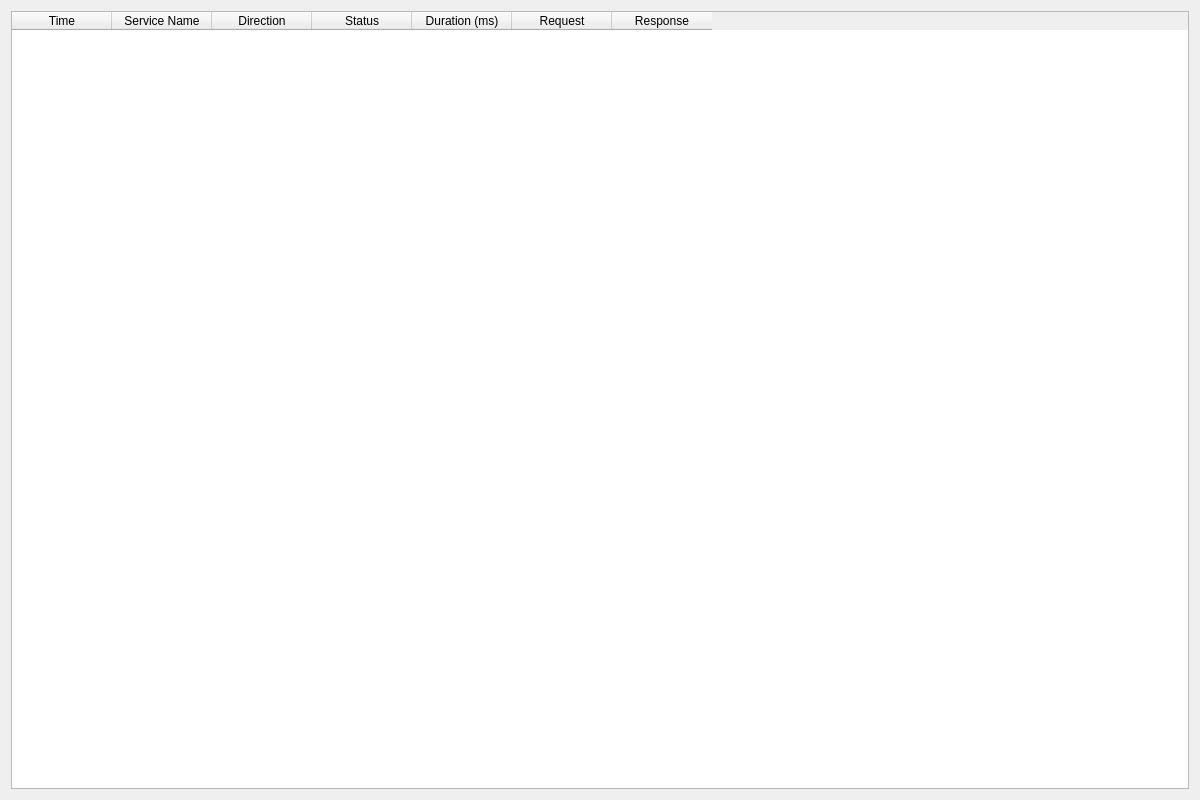
<?xml version="1.0" encoding="UTF-8"?>
<ui version="4.0">
 <class>ServiceMonitorTab</class>
 <widget class="QWidget" name="ServiceMonitorTab">
  <property name="geometry">
   <rect>
    <x>0</x>
    <y>0</y>
    <width>1200</width>
    <height>800</height>
   </rect>
  </property>
  <property name="minimumSize">
   <size>
    <width>1200</width>
    <height>800</height>
   </size>
  </property>
  <property name="windowTitle">
   <string>Form</string>
  </property>
  <layout class="QVBoxLayout" name="verticalLayout">
   <item>
    <widget class="QTableWidget" name="service_table">
     <property name="editTriggers">
      <set>QAbstractItemView::NoEditTriggers</set>
     </property>
     <property name="alternatingRowColors">
      <bool>true</bool>
     </property>
     <property name="selectionBehavior">
      <enum>QAbstractItemView::SelectRows</enum>
     </property>
     <column>
      <property name="text">
       <string>Time</string>
      </property>
     </column>
     <column>
      <property name="text">
       <string>Service Name</string>
      </property>
     </column>
     <column>
      <property name="text">
       <string>Direction</string>
      </property>
     </column>
     <column>
      <property name="text">
       <string>Status</string>
      </property>
     </column>
     <column>
      <property name="text">
       <string>Duration (ms)</string>
      </property>
     </column>
     <column>
      <property name="text">
       <string>Request</string>
      </property>
     </column>
     <column>
      <property name="text">
       <string>Response</string>
      </property>
     </column>
    </widget>
   </item>
  </layout>
 </widget>
 <resources/>
 <connections/>
</ui>
